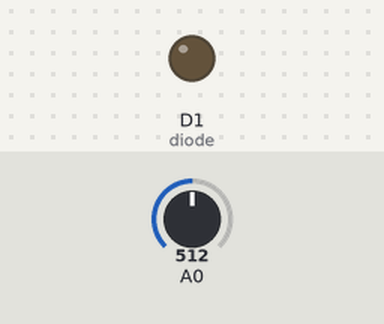
This sketch was run on a simulated ESP8266 (NodeMCU). Shown: output pins drawn as LEDs (lit = HIGH). The inputs (shaded band) are chosen by the test bench; at power-on: A0 = 512. What the sketch prints to the serial monitor is not drawn.

Above: at 1.8 s.
1.9 s: A0 set to 716
At 2.4 s:
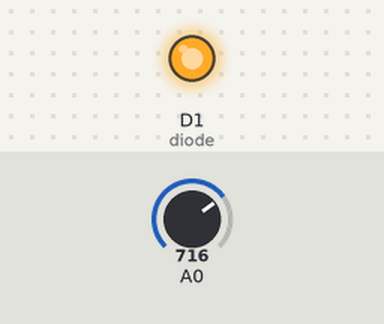
Timing chart, 0 to 4.9 s (numbered marks = the images above; inputs shaded):
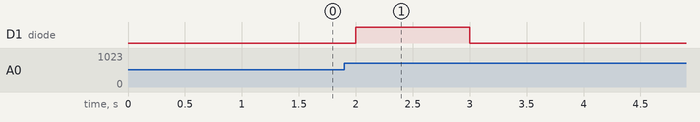

The sketch:

pressure_sensor_v01.ino
```cpp
 float last_state = 0.0;
 const int diode  = D1;
void setup() {
    Serial.begin(9600);
    pinMode(diode, OUTPUT);
    digitalWrite(diode, LOW);
}

void loop(){
    float pressure = readPressure(A0);
    float millibars = pressure/100;


 if(last_state!= 0.0 && millibars!= last_state) {
    digitalWrite(diode,HIGH);
    delay(1000);
    digitalWrite(diode,LOW);
  }

    Serial.println();
//    Serial.print("Pressure = ");
//    Serial.print(pressure);
//    Serial.println(" pascals");
//    Serial.print("Pressure = ");
    Serial.print(millibars);
    Serial.println(" millibars");
    Serial.print(last_state);
    Serial.println("last state");
    last_state = millibars;

    delay(1000);

}

/* Reads pressure from the given pin.
* Returns a value in Pascals
*/
float readPressure(int pin){
    int pressureValue = analogRead(pin);
//    float pressure=((pressureValue/1024.0)+0.095)/0.000009;
      float pressure = pressureValue;
    return pressure;
}
```

Measured:
- after the input at 1.9 s, D1 (diode): LOW → HIGH after 0.10 s, → LOW 1.0 s later
